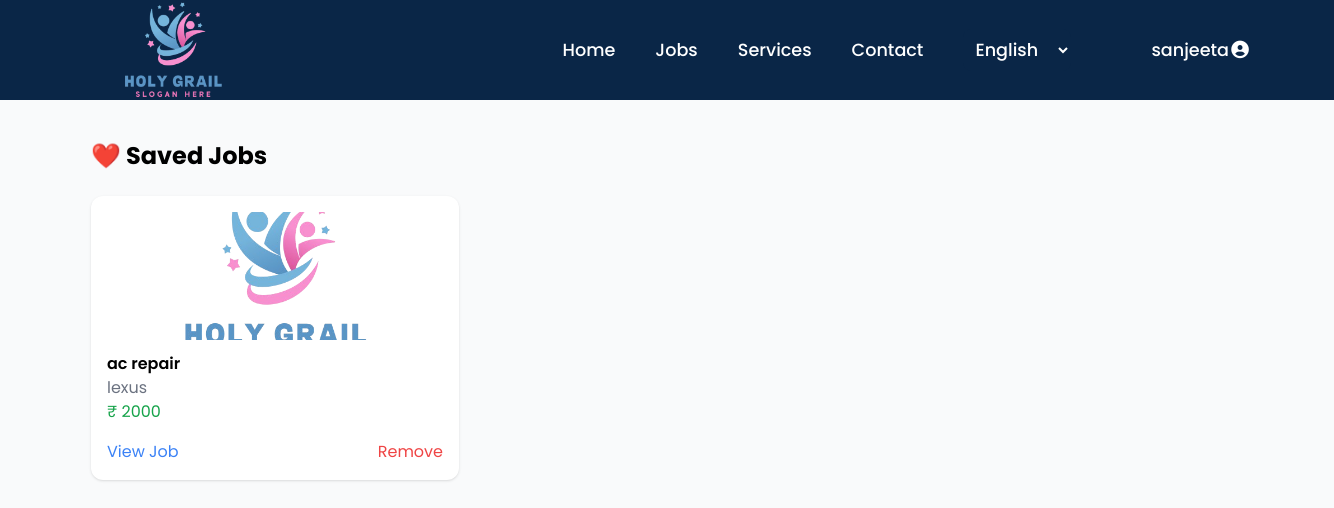
/jobs/saved-jobs/ (signed in), run on an earlier commit of the app's database.
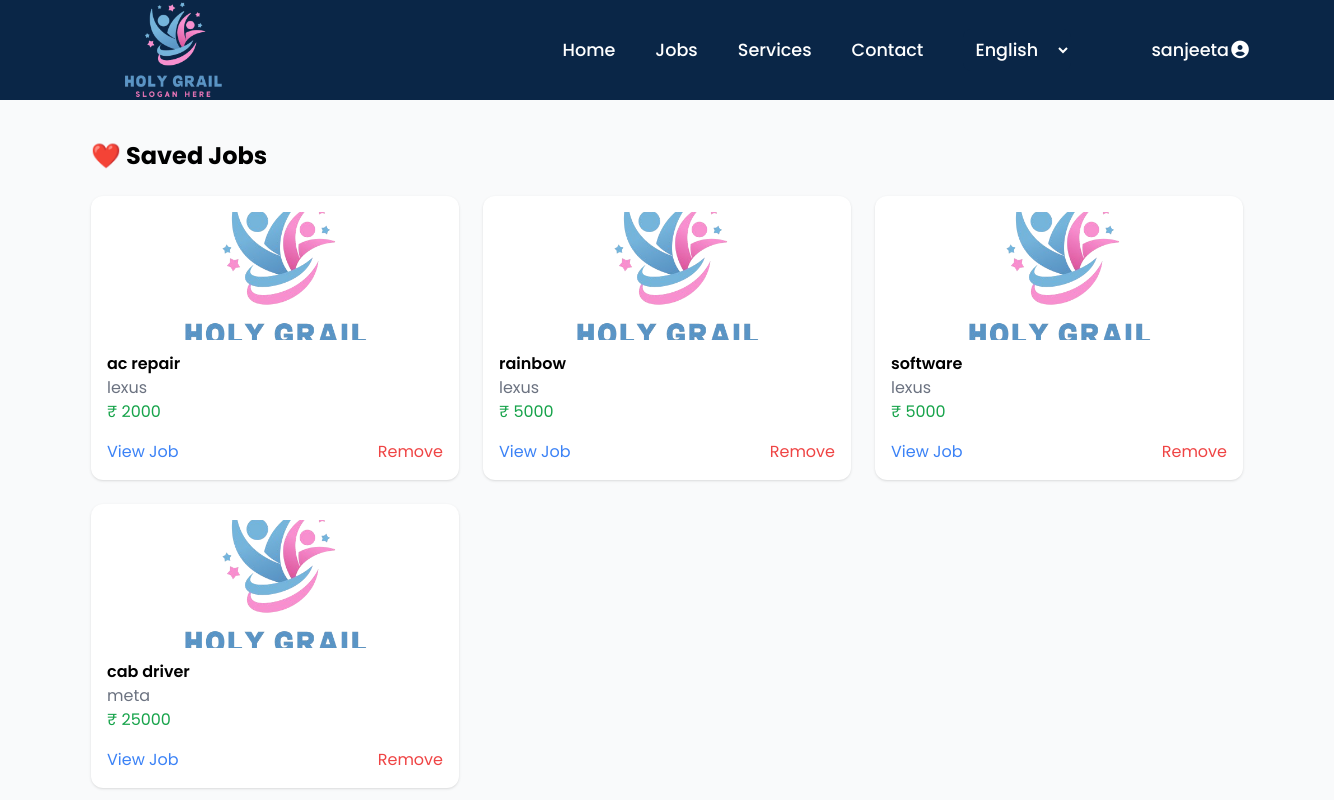
And on a later commit of the database.
### jobs/models.py (models this page shows, shortened)
class SavedJob(models.Model):
    user = models.ForeignKey(
        settings.AUTH_USER_MODEL,
        on_delete=models.CASCADE,
        related_name="saved_jobs"
    )
    job = models.ForeignKey(
        Job,
        on_delete=models.CASCADE,
        related_name="saved_by"
    )
    saved_at = models.DateTimeField(auto_now_add=True)
    class Meta:
        unique_together = ("user", "job")

class Job(models.Model):
    employer = models.ForeignKey(
        settings.AUTH_USER_MODEL,
        on_delete=models.CASCADE,
        related_name="jobs",
        null=True,        # 👈 IMPORTANT
        blank=True
    )
    STATUS_CHOICES = (
        ("open", "Open"),
        ("closed", "Closed"),
    )
    title = models.CharField(max_length=200)
    company_name = models.CharField(max_length=200)
    location = models.CharField(max_length=100)
    job_type = models.CharField(max_length=50)
    companyEmail = models.EmailField(null=True,blank=True)
    salary = models.IntegerField()
    station = models.CharField(max_length=100)
    description = models.TextField(null=True,blank=True)
    created_at = models.DateTimeField(auto_now_add=True)
    experience = models.CharField(max_length=100)
    education= models.CharField(max_length=200)
    skills = models.CharField(max_length=400)
    shift = models.CharField(max_length=50)
    expires_at = models.DateField(null=True, blank=True)
    status = models.CharField(
        max_length=10,
        choices=STATUS_CHOICES,
        default="open"
    )

### jobs/views.py (the view)
# urls.py: path("saved-jobs/", views.saved_jobs, name="saved_jobs"),
@login_required
def saved_jobs(request):
    saved_jobs = SavedJob.objects.filter(
        user=request.user
    ).select_related("job")
    return render(request, "jobs/saved_jobs.html", {
        "saved_jobs": saved_jobs
    })

### templates/jobs/saved_jobs.html
{% extends "home.html" %}
{% load static %}
{% block body %}
<div class="max-w-6xl mx-auto mt-10">
<h2 class="text-2xl font-bold mb-6">
❤️ Saved Jobs
</h2>
<div class="grid grid-cols-3 gap-6">
{% for saved in saved_jobs %}
<div class="bg-white rounded-xl shadow p-4">
<img src="{% static 'images/logo.png' %}"
class="w-full h-32 object-cover rounded-lg">
<h3 class="mt-3 font-semibold">
{{ saved.job.title }}
</h3>
<p class="text-gray-500">
{{ saved.job.company_name }}
</p>
<p class="text-green-600">
₹ {{ saved.job.salary }}
</p>
<div class="flex justify-between mt-4">
<a href="{% url 'jobs:job_detail' saved.job.id %}"
class="text-blue-500">
View Job
</a>
<a href="{% url 'jobs:unsave_job' saved.job.id %}"
class="text-red-500">
Remove
</a>
</div>
</div>
{% empty %}
<p>No saved jobs yet</p>
{% endfor %}
</div>
</div>
{% endblock %}

### templates/home.html (shortened to what this page needs)
{% load static %}
<!DOCTYPE html>
<html lang="en">
  <head>
    {% block csslink %}
      <link rel="stylesheet" href="{%static 'css/style.css' %}">
      <link rel="stylesheet" href="https://cdnjs.cloudflare.com/ajax/libs/font-awesome/7.0.1/css/all.min.css" />
    {% endblock csslink %}
    <script src="https://cdn.tailwindcss.com"></script>
    <link href="https://unpkg.com/boxicons@2.1.4/css/boxicons.min.css" rel="stylesheet" />
  </head>
  <body class="font-poppins relative bg-gray-50">
    <header class="bg-primary sticky top-0 z-50">
      <nav class="max-w-[1200px] mx-auto px-4">
        <div id="navbar" class="flex justify-between items-center h-[100px]">
          {% if user.profile.role == "seeker" %}
            <a href="{% url 'accounts:seeker_dashboard' %}">
              <img
                class="w-[100px] md:w-[180px]"
                src="{% static 'images/logo.png' %}"
                alt="LOGO"
              />
            </a>
          {% endif %}
          <ul
            id="menu"
            class="hidden md:flex items-center list-none space-x-0 md:space-x-10 text-white font-medium text-[1.1rem]"
          >
          {% if user.profile.role == "seeker" %}
          <li>
            <a href="{% url 'accounts:seeker_dashboard' %}" class="hover:text-accent transition-colors"
              >Home</a
            >
          </li>
          {% else %}
          <li>
            <a href="{% url 'accounts:provider_dashboard' %}" class="hover:text-accent transition-colors"
              >Home</a
            >
          </li>
          {% endif %}
            <li class="relative group z-20">
              {% if user.profile.role == "seeker" %}
              <a href="{% url 'jobs:job_list' %}" class="hover:text-accent transition-colors"
                >Jobs</a
              >
              {% else %}
              <a href="{% url 'jobs:recruiter_dashboard' %}" class="hover:text-accent transition-colors"
                >Jobs</a
              >
              {% endif %}
            </li>
            <li class="relative group z-20">
              <a href="{% url 'Pages:services' %}" class="hover:text-accent transition-colors"
                >Services</a
              >
            </li>
            <li class="relative group">
              <a href="{% url 'Pages:contact' %}" class="hover:text-accent transition-colors"
                >Contact</a
              >
            </li>
            <li>
              <select
                title="language"
                class="lang-option bg-primary text-white p-2 rounded-lg border-none outline-none cursor-pointer md:ml-0"
              >
                <option value="English">English</option>
              </select>
            </li>
            <li class="hidden lg:block ml-10 p-0">
              <div class="signin-buttons relative">
                {% if user.is_authenticated %}
                  <div class="d-flex align-items-center gap-3">
                      <li class="relative group z-20">
                        <span  class="hover:text-accent transition-colors"
                          >{{ user.username }}<i class="fa-solid fa-circle-user"></i></
                    </li>
                  </div>
                  {% endif %}
              </div>
            </li>
          </ul>
        </div>
      </nav>
    </header>
{% block body %}{% endblock body %}
  </body>
</html>

### static/css/style.css (style rules this page uses)
html { scroll-behavior: smooth; }

What changed in the data, as far as the page shows it:
added SavedJob: job "rainbow", job.company_name "lexus", job.salary "5000"
added SavedJob: job "software", job.company_name "lexus", job.salary "5000"
added SavedJob: job "cab driver", job.company_name "meta", job.salary "25000"
